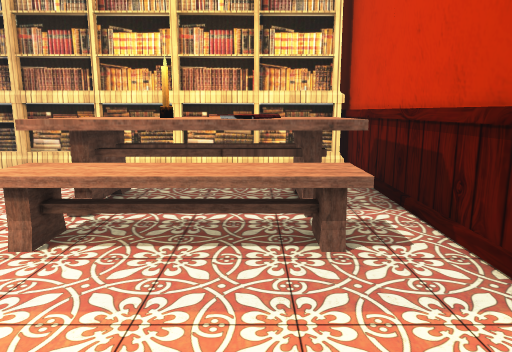
view 1 (above)

16 first-person views from a walk through a 3-D level made in the Unity game engine. The camera is 1.4 m above the floor, tilts 10° down and sees 70° across. The floor is counted in squares, 1 m on a side. Each view is taken from the middle of a square. On the plan, view 1 faces up. The plan holds only what a view shows up to about 16 squares ahead; the rest is blank. Some animated figures are left out. Door leaves are left out, so doorways stand open. Some surface patterns are stand-ins.

view 2
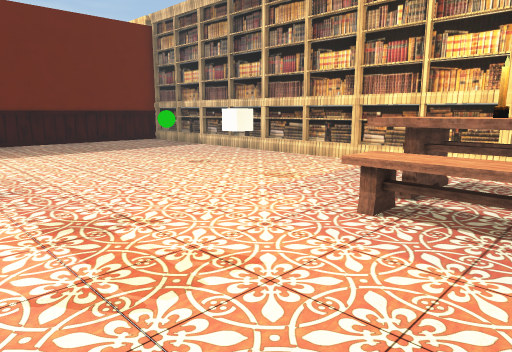

view 3
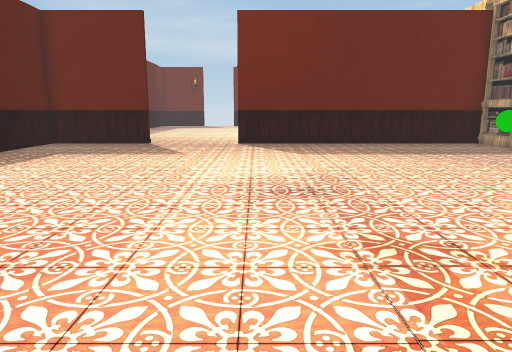

view 4
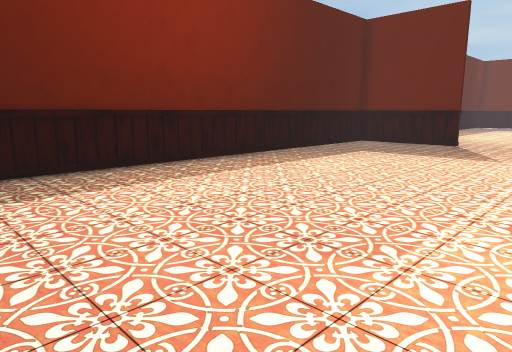

view 5
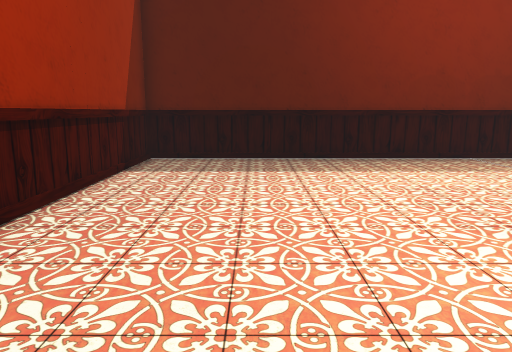

view 6
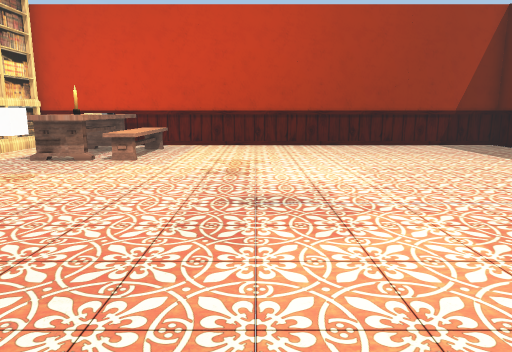

view 7
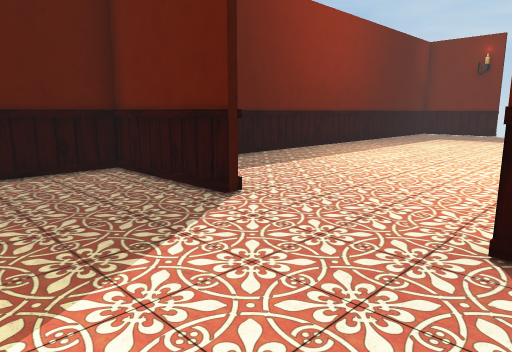

view 8
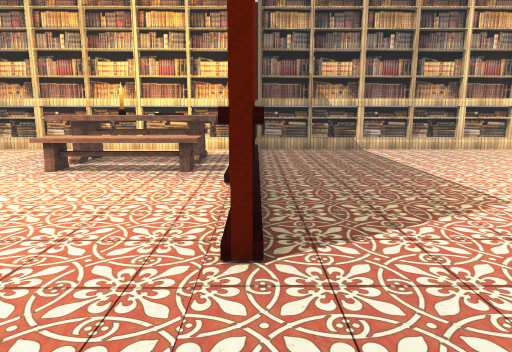

view 9
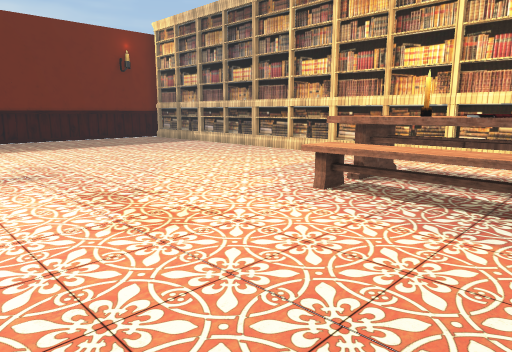

view 10
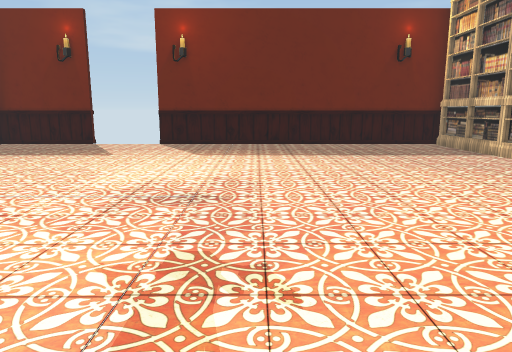

view 11
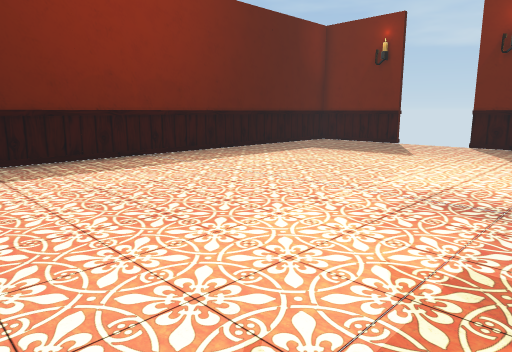

view 12
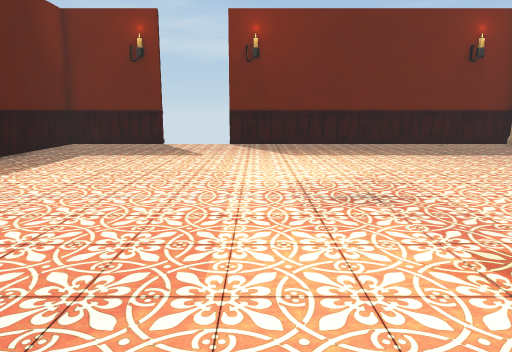

view 13
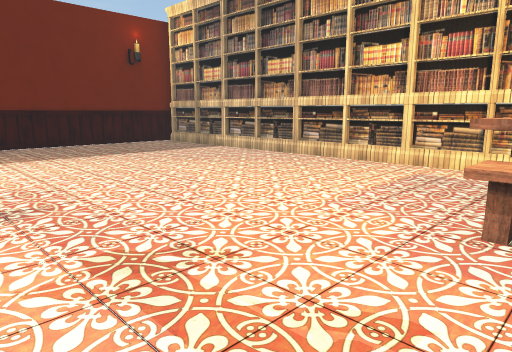

view 14
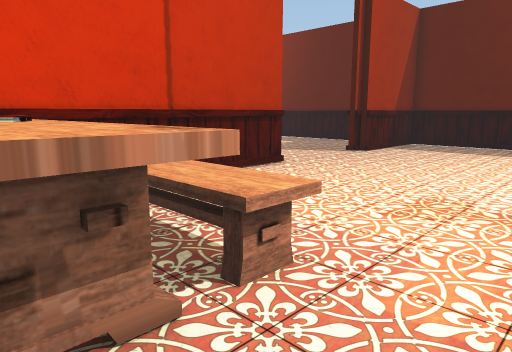

view 15
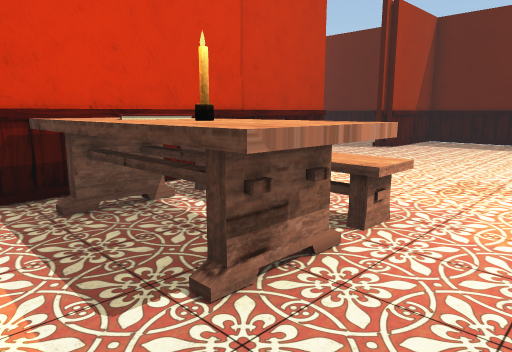

view 16
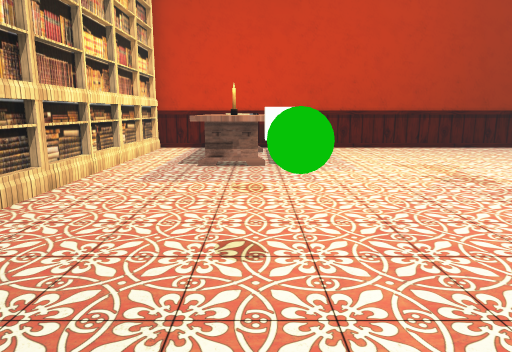

### Floor plan
Points are (right, up) in squares from view 1. A wall is a line through its corners. A room is listed if a view was taken in it or the views show most of it. See-through windows are left out.
Room 1 (views 1, 2, 3, 4, 5, 6, 7, 8, 16)
walls: (-17.2, -5.7) (-17, -5.7) (-17, -9.9) (2.2, -9.9) (2.2, 9.8); (-17, 9) (-17, -1.8) (-17.2, -1.8)
ways out: opening at (-17.2, -3.5) to room 2
objects: bookshelf (-16, 9) to (-13, 9); bookshelf (-12, 9) to (-9, 9); green ball (-9, 5); bookshelf (-8, 9) to (-7, 9); cube (-6, 4) to (-6, 5); bookshelf (-6, 9) to (-2, 9); other object (-3, 4) to (1, 4); other object (-3, 5) to (-1, 6); candle (-1, 6); bookshelf (-1, 9) to (2, 9); other object (0, 5) to (0, 6); other object (1, 5) to (1, 6)
Room 2 (views 9, 10, 11, 12, 13, 14, 15)
walls: (-17.5, 2) (-17.5, 7); (-17.2, -1.8) (-17.2, 1.9); (-36.8, -6) (-36.8, -9.9) (-17.5, -9.9) (-17.5, -6); (-17.2, -6.3) (-17.2, -5.7); (-36.8, 9) (-36.8, -3.1)
ways out: opening at (-17.2, -3.5) to room 1; open door at (-37, -4.5)
objects: bookshelf (-36, 9) to (-32, 9); bookshelf (-31, 9) to (-29, 9); bookshelf (-28, 9) to (-25, 9); bookshelf (-24, 9) to (-21, 9); other object (-22, 3) to (-18, 4); other object (-22, 5) to (-21, 6); candle (-21, 6); other object (-20, 5) to (-19, 6); bookshelf (-20, 9) to (-18, 9); other object (-18, 5) to (-18, 6)

Positions as (right, up) in squares from view 1, and headings:
1: (0, 0), facing up
2: (0, -1), facing up-left
3: (-1, -1), facing left
4: (-1, -1), facing down-left
5: (-1, 1), facing down
6: (-13, 0), facing right
7: (-13, -1), facing down-left
8: (-17, -5), facing up
9: (-18, -2), facing up-left
10: (-21, 1), facing left
11: (-21, 1), facing down-left
12: (-21, -2), facing left
13: (-21, -1), facing up-left
14: (-24, 6), facing down-right
15: (-24, 8), facing down-right
16: (-12, 5), facing right
